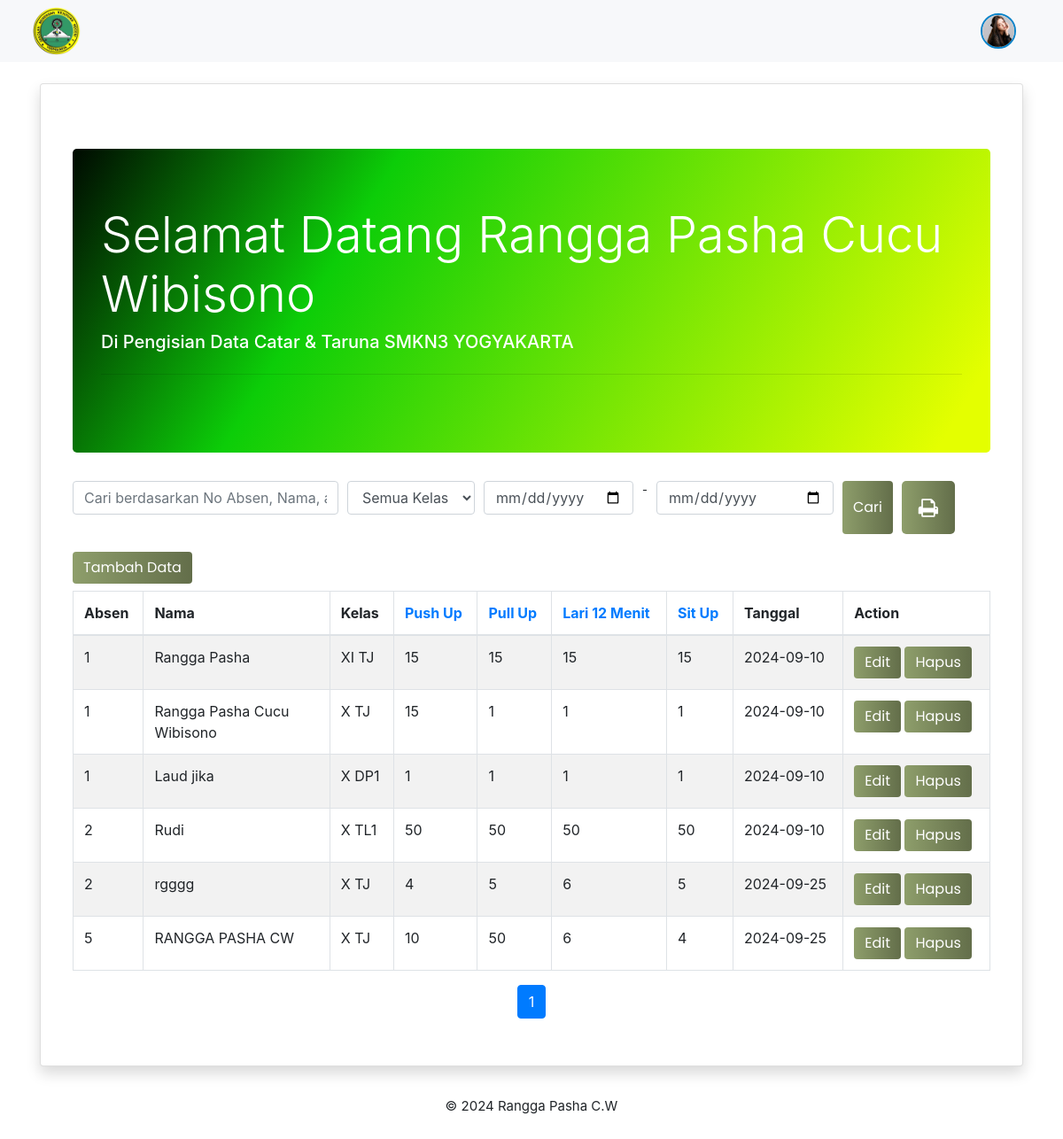
The page /home_instruktur.php (signed in) on the database its author committed.
### tables this page shows
CREATE TABLE `tuser` (
  `id` int(11) NOT NULL,
  `nama_lengkap` varchar(100) NOT NULL,
  `username` varchar(50) NOT NULL,
  `password` varchar(255) NOT NULL,
  `level` enum('Siswa','Instruktur') NOT NULL,
  `profile_picture` varchar(255) DEFAULT NULL
);

CREATE TABLE `data_nilai` (
  `id` int(11) NOT NULL,
  `no_absen` int(11) NOT NULL,
  `nama` varchar(255) NOT NULL,
  `kelas` text NOT NULL,
  `push_up` int(11) DEFAULT 0,
  `pull_up` int(11) DEFAULT 0,
  `lari_12menit` int(11) DEFAULT NULL,
  `sit_up` int(11) DEFAULT 0,
  `instruktur_id` int(11) NOT NULL,
  `tanggal` date DEFAULT current_timestamp()
);

### home_instruktur.php (the view, shortened to what this page needs)
<?php
include 'navbar.php';
$search = isset($_POST['search']) ? mysqli_real_escape_string($koneksi, $_POST['search']) : '';
$date_from = isset($_POST['date_from']) ? mysqli_real_escape_string($koneksi, $_POST['date_from']) : '';
$date_to = isset($_POST['date_to']) ? mysqli_real_escape_string($koneksi, $_POST['date_to']) : '';
$kelas_filter = isset($_POST['kelas_filter']) ? mysqli_real_escape_string($koneksi, $_POST['kelas_filter']) : '';
$sort_column = isset($_GET['sort']) ? $_GET['sort'] : 'no_absen';
$sort_order = isset($_GET['order']) && in_array($_GET['order'], ['asc', 'desc']) ? $_GET['order'] : 'asc';
$limit = 10;
$page = max(1, isset($_GET['page']) ? (int)$_GET['page'] : 1);
$offset = ($page - 1) * $limit;
$instruktur_id = mysqli_real_escape_string($koneksi, $_SESSION['id']);
$query = "SELECT * FROM data_nilai WHERE 1=1";
$query .= " ORDER BY $sort_column $sort_order LIMIT $limit OFFSET $offset";
$result = mysqli_query($koneksi, $query);
$query_count = "SELECT COUNT(*) as total FROM data_nilai WHERE instruktur_id='$instruktur_id' AND (no_absen LIKE '%$search%' OR nama LIKE '%$search%' OR kelas LIKE '%$search%')";
$result_count = mysqli_query($koneksi, $query_count);
$row_count = mysqli_fetch_assoc($result_count);
$total = $row_count['total'];
$total_pages = ceil($total / $limit);
?>
<!DOCTYPE html>
<html lang="en">
<head>
    <link rel="stylesheet" href="vendors/owl-carousel/css/owl.carousel.min.css">
    <link rel="stylesheet" href="vendors/owl-carousel/css/owl.theme.default.css">
    <link rel="stylesheet" href="vendors/mdi/css/materialdesignicons.min.css">
    <link rel="stylesheet" href="vendors/aos/css/aos.css">
    <link rel="stylesheet" href="css/style.min.css">
    <link href="assets/dist/css/bootstrap.min.css" rel="stylesheet">
    <link rel="stylesheet" href="https://cdnjs.cloudflare.com/ajax/libs/font-awesome/4.7.0/css/font-awesome.min.css">
</head>
<body>
    <div class="container mt-4">
        <div class="card shadow">
            <div class="card-body">
                <div class="jumbotron custom-jumbotron">
                    <h1 class="display-4 bold">Selamat Datang <?php echo htmlspecialchars($_SESSION['nama_lengkap']); ?></h1>
                    <h5>Di Pengisian Data Catar & Taruna SMKN3 YOGYAKARTA</h5>
                    <hr class="my-4">
                </div>
                <form method="POST" action="">
                    <div class="search-container">
                        <input type="text" name="search" class="form-control" placeholder="Cari berdasarkan No Absen, Nama, atau Kelas" value="<?php echo htmlspecialchars($search); ?>">
                        <div class="form-group">
                            <select name="kelas_filter" class="form-control">
                                <option value="">Semua Kelas</option>
                            </select>
                        </div>
                        <div class="form-group">
                            <input type="date" name="date_from" class="form-control" placeholder="Tanggal Dari" value="<?php echo htmlspecialchars($date_from); ?>">
                        </div>
                        <small>-</small>
                        <input type="date" name="date_to" class="form-control" placeholder="Tanggal Sampai" value="<?php echo htmlspecialchars($date_to); ?>">
                        <button type="submit" class="btn btn-primary">Cari</button>
                        <a href="generate_pdf.php?search=<?php echo urlencode($search); ?>&date_from=<?php echo urlencode($date_from); ?>&date_to=<?php echo urlencode($date_to); ?>&kelas_filter=<?php echo urlencode($kelas_filter); ?>" class="btnpdf btn-primary"><i class="fa fa-print" style="font-size:24px"></i></a>
                    </div>
                </form>
                <table class="table table-striped table-bordered">
                    <a href="tambah_data.php" class="btn btn-success mr-2 mb-2">Tambah Data</a>
                    <thead>
                        <tr>
                            <th>Absen</th>
                            <th>Nama</th>
                            <th>Kelas</th>
                            <th><a href="javascript:void(0);" onclick="sortTable('push_up');">Push Up</a></th>
                            <th><a href="javascript:void(0);" onclick="sortTable('pull_up');">Pull Up</a></th>
                            <th><a href="javascript:void(0);" onclick="sortTable('lari_12menit');">Lari 12 Menit</a></th>
                            <th><a href="javascript:void(0);" onclick="sortTable('sit_up');">Sit Up</a></th>
                            <th>Tanggal</th>
                            <th>Action</th>
                        </tr>
                    </thead>
                    <tbody>
                        <?php while ($row = mysqli_fetch_assoc($result)): ?>
                            <tr>
                                <td><?php echo htmlspecialchars($row['no_absen']); ?></td>
                                <td><?php echo htmlspecialchars($row['nama']); ?></td>
                                <td><?php echo htmlspecialchars($row['kelas']); ?></td>
                                <td><?php echo htmlspecialchars($row['push_up']); ?></td>
                                <td><?php echo htmlspecialchars($row['pull_up']); ?></td>
                                <td><?php echo htmlspecialchars($row['lari_12menit']); ?></td>
                                <td><?php echo htmlspecialchars($row['sit_up']); ?></td>
                                <td><?php echo htmlspecialchars($row['tanggal']); ?></td>
                                <td>
                                    <a href="edit_data.php?id=<?php echo $row['id']; ?>" class="btn btn-warning warnabtn">Edit</a>
                                    <a href="?delete=<?php echo $row['id']; ?>" onclick="return confirm('Apakah Anda yakin ingin menghapus data ini?');" class="btn btn-danger">Hapus</a>
                                </td>
                            </tr>
                        <?php endwhile; ?>
                    </tbody>
                </table>
                <nav aria-label="Page navigation">
                    <ul class="pagination">
                        <?php for ($i = 1; $i <= $total_pages; $i++): ?>
                            <li class="page-item <?php echo ($i == $page) ? 'active' : ''; ?>">
                                <a class="page-link" href="?page=<?php echo $i; ?>&sort=<?php echo $sort_column; ?>&order=<?php echo $sort_order; ?>&search=<?php echo urlencode($search); ?>&kelas_filter=<?php echo urlencode($kelas_filter); ?>"><?php echo $i; ?></a>
                            </li>
                        <?php endfor; ?>
                    </ul>
                </nav>
            </div>
        </div>
        <div class="footer mt-4">
            <p>&copy; 2024 Rangga Pasha C.W</p>
        </div>
    </body>
</html>

### navbar.php (shortened to what this page needs)
<?php
$server = "localhost";
$user = "root";
$password = "";
$database = "dblatihan";
$koneksi = mysqli_connect($server, $user, $password, $database) or die(mysqli_error($koneksi));
$query = "SELECT profile_picture FROM tuser WHERE username = ?";
$stmt = $koneksi->prepare($query);
if ($stmt) {
    $stmt->bind_param("s", $_SESSION['username']);
    $stmt->execute();
    $result = $stmt->get_result();
    $user = $result->fetch_assoc();
} else {
    echo "Error preparing statement: " . $koneksi->error;
}
?>
<!DOCTYPE html>
<html lang="en">
<head>
    <link rel="stylesheet" href="vendors/owl-carousel/css/owl.carousel.min.css">
    <link rel="stylesheet" href="vendors/owl-carousel/css/owl.theme.default.css">
    <link rel="stylesheet" href="vendors/mdi/css/materialdesignicons.min.css">
    <link rel="stylesheet" href="vendors/aos/css/aos.css">
    <link rel="stylesheet" href="css/style.min.css">
    <link href="assets/dist/css/bootstrap.min.css" rel="stylesheet">
</head>
<body>
<header id="header-section">
    <nav class="navbar navbar-expand-lg pl-3 pl-sm-0" id="navbar">
        <div class="container">
            <div class="navbar-brand-wrapper d-flex w-100">
                <img src="images/logosmk3.png" alt="" width="54" height="54">
            </div>
            <div class="collapse navbar-collapse navbar-menu-wrapper" id="navbarSupportedContent">
                <ul class="navbar-nav align-items-lg-center align-items-start ml-auto">
                    <li class="nav-item dropdown">
                        <a class="" href="#" id="navbarDropdownMenuLink" role="button" data-toggle="dropdown" aria-haspopup="true" aria-expanded="false">
                            <?php if (!empty($user['profile_picture'])): ?>
                                <img src="uploads/<?php echo htmlspecialchars($user['profile_picture']); ?>" alt="Profile Picture" class="profile-img-navbar">
                            <?php else: ?>
                                <div class="profile-initials-navbar">
                                    <?php echo getInitials($_SESSION['nama_lengkap']); ?>
                                </div>
                            <?php endif; ?>
                        </a>
                    </li>
                </ul>
            </div>
        </div>
    </nav>
</header>
</body>
</html>

### navbar.php (style rules this page uses)
.profile-img-navbar, .profile-initials-navbar { width: 40px; height: 40px; border-radius: 50%; display: flex; justify-content: center; align-items: center; font-size: 14px; font-weight: bold; text-transform: uppercase; color: white; border: 2px solid #0a83c9; }
.profile-img-navbar { object-fit: cover; }

### home_instruktur.php (style rules this page uses)
.footer { text-align: center; margin-top: 40px; padding: 10px; }
.custom-jumbotron { background: rgb(0,9,1); background: linear-gradient(121deg, rgba(0,9,1,1) 0%, rgba(12,205,8,1) 30%, rgba(228,255,0,1) 95%); color: #fff; margin-top: 30px; }
.pagination { display: flex; justify-content: center; margin: 10px; }
.search-container { display: flex; gap: 10px; margin-bottom: 20px; }
.search-container input { flex: 1; }
.search-container input[type="date"] { max-width: 200px; }
.search-container input[type="text"] { max-width: 300px; }
.table td { word-wrap: break-word; max-width: 200px; overflow: hidden; text-overflow: ellipsis; }
.btnpdf { background: linear-gradient(to right, #8E9E6B, #636e4a); color: white; border: none; border-radius: 5px; width: 60px; height: 60px; display: flex; justify-content: center; align-items: center; cursor: pointer; transition: background 0.3s ease-in; }
.btn { background: linear-gradient(to right, #8E9E6B, #636e4a); border: none; transition: background 0.3s ease-in; }
.warnabtn { color:#fff; }

### rows shown on the page
tuser: profile_picture (picture)
data_nilai: no_absen "1", nama "Rangga Pasha", kelas "XI TJ", push_up "15", pull_up "15", lari_12menit "15", sit_up "15", tanggal "2024-09-10"
data_nilai: no_absen "1", nama "Rangga Pasha Cucu Wibisono", kelas "X TJ", push_up "15", pull_up "1", lari_12menit "1", sit_up "1", tanggal "2024-09-10"
data_nilai: no_absen "1", nama "Laud jika", kelas "X DP1", push_up "1", pull_up "1", lari_12menit "1", sit_up "1", tanggal "2024-09-10"
data_nilai: no_absen "2", nama "Rudi", kelas "X TL1", push_up "50", pull_up "50", lari_12menit "50", sit_up "50", tanggal "2024-09-10"
data_nilai: no_absen "2", nama "rgggg", kelas "X TJ", push_up "4", pull_up "5", lari_12menit "6", sit_up "5", tanggal "2024-09-25"
data_nilai: no_absen "5", nama "RANGGA PASHA CW", kelas "X TJ", push_up "10", pull_up "50", lari_12menit "6", sit_up "4", tanggal "2024-09-25"

### other values the page prints
$_SESSION['nama_lengkap'] "Rangga Pasha Cucu Wibisono"
